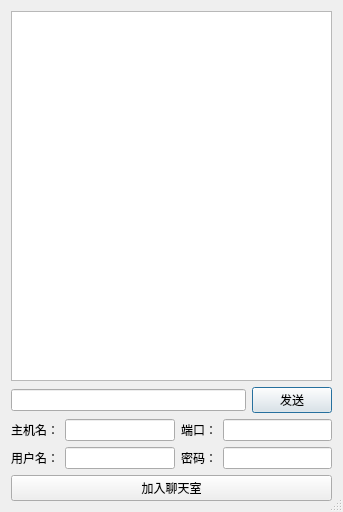
<?xml version="1.0" encoding="UTF-8"?>
<ui version="4.0">
 <class>BetChatDialog</class>
 <widget class="QDialog" name="BetChatDialog">
  <property name="geometry">
   <rect>
    <x>0</x>
    <y>0</y>
    <width>343</width>
    <height>512</height>
   </rect>
  </property>
  <property name="windowTitle">
   <string>聊天终端</string>
  </property>
  <property name="sizeGripEnabled">
   <bool>true</bool>
  </property>
  <layout class="QVBoxLayout" name="verticalLayout">
   <item>
    <widget class="QPlainTextEdit" name="tedtMsg"/>
   </item>
   <item>
    <layout class="QHBoxLayout" name="horizontalLayout_3">
     <item>
      <widget class="QLineEdit" name="ledtMsg">
       <property name="sizePolicy">
        <sizepolicy hsizetype="Preferred" vsizetype="Fixed">
         <horstretch>0</horstretch>
         <verstretch>0</verstretch>
        </sizepolicy>
       </property>
      </widget>
     </item>
     <item>
      <widget class="QPushButton" name="pbtnSend">
       <property name="sizePolicy">
        <sizepolicy hsizetype="Fixed" vsizetype="Fixed">
         <horstretch>0</horstretch>
         <verstretch>0</verstretch>
        </sizepolicy>
       </property>
       <property name="text">
        <string>发送</string>
       </property>
      </widget>
     </item>
    </layout>
   </item>
   <item>
    <layout class="QHBoxLayout" name="horizontalLayout">
     <item>
      <widget class="QLabel" name="label">
       <property name="sizePolicy">
        <sizepolicy hsizetype="Fixed" vsizetype="Preferred">
         <horstretch>0</horstretch>
         <verstretch>0</verstretch>
        </sizepolicy>
       </property>
       <property name="text">
        <string>主机名：</string>
       </property>
      </widget>
     </item>
     <item>
      <widget class="QLineEdit" name="ledtHost">
       <property name="alignment">
        <set>Qt::AlignCenter</set>
       </property>
      </widget>
     </item>
     <item>
      <widget class="QLabel" name="label_2">
       <property name="sizePolicy">
        <sizepolicy hsizetype="Fixed" vsizetype="Preferred">
         <horstretch>0</horstretch>
         <verstretch>0</verstretch>
        </sizepolicy>
       </property>
       <property name="text">
        <string>端口：</string>
       </property>
      </widget>
     </item>
     <item>
      <widget class="QLineEdit" name="ledtPort">
       <property name="alignment">
        <set>Qt::AlignCenter</set>
       </property>
      </widget>
     </item>
    </layout>
   </item>
   <item>
    <layout class="QHBoxLayout" name="horizontalLayout_2">
     <item>
      <widget class="QLabel" name="label_3">
       <property name="sizePolicy">
        <sizepolicy hsizetype="Fixed" vsizetype="Preferred">
         <horstretch>0</horstretch>
         <verstretch>0</verstretch>
        </sizepolicy>
       </property>
       <property name="text">
        <string>用户名：</string>
       </property>
      </widget>
     </item>
     <item>
      <widget class="QLineEdit" name="ledtUser">
       <property name="alignment">
        <set>Qt::AlignCenter</set>
       </property>
      </widget>
     </item>
     <item>
      <widget class="QLabel" name="label_4">
       <property name="sizePolicy">
        <sizepolicy hsizetype="Fixed" vsizetype="Preferred">
         <horstretch>0</horstretch>
         <verstretch>0</verstretch>
        </sizepolicy>
       </property>
       <property name="text">
        <string>密码：</string>
       </property>
      </widget>
     </item>
     <item>
      <widget class="QLineEdit" name="ledtPass">
       <property name="echoMode">
        <enum>QLineEdit::Password</enum>
       </property>
       <property name="alignment">
        <set>Qt::AlignCenter</set>
       </property>
      </widget>
     </item>
    </layout>
   </item>
   <item>
    <widget class="QPushButton" name="pbtnConnectTo">
     <property name="text">
      <string>加入聊天室</string>
     </property>
    </widget>
   </item>
  </layout>
 </widget>
 <layoutdefault spacing="6" margin="11"/>
 <resources>
  <include location="CoreLib.qrc"/>
 </resources>
 <connections/>
</ui>
